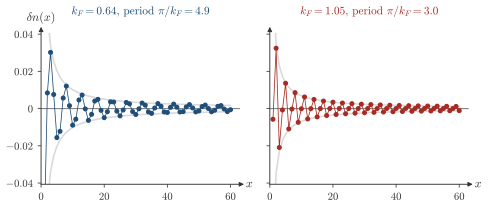

Reproduce this figure in Python.
"""Session 9, Eq. (9.9) in a chain, the density induced by one impurity, from exact diagonalization.

The chain has the hopping -t, the band -2t cos k, 4001 sites and one impurity v0 = t on the middle site, and the
states below the chemical potential mu are filled, mu = -1.6t on the left and -t on the right. The density stays
numpy and not pyqula, since the embedding of pyqula gives the LDOS at one energy, which in a chain does not fall as
1/x (webnotes/conventions/session09.md). Redrawn on 2026-11-22 with numbers on the axes, by the rules of 2026-11-21.
The asserts are the numbers of the caption and of the titles: k_F = 0.64 and 1.05, the periods pi/k_F = 4.9 and 3.0
sites, also from the zero crossings of the points, the power 1.00 of the envelope from a fit beyond 10 sites, the
parameters of the caption, the drawn sites x = 1 to 60, and dn(0) = -0.15 and -0.19 on the impurity site, which is not
drawn."""
import os, sys
sys.path.insert(0, os.path.join(os.path.dirname(os.path.abspath(__file__)), ".."))
import numpy as np
import matplotlib.pyplot as plt
from scipy.linalg import eigh_tridiagonal
import style

N, v0, HOP, MUS = 4001, 1.0, -1.0, (-1.6, -1.0)
c = N // 2
# the caption: a chain of 4001 sites, the impurity v0 = t, the hopping -t, and mu = -1.6t and -t. On an open chain the
# density is the same for either sign of the hopping, so these are asserts of the parameters only
assert N == 4001 and v0 == 1.0 and HOP == -1.0 and MUS == (-1.6, -1.0)


def density(mu, v):
    d = np.zeros(N); d[c] = v
    e, w = eigh_tridiagonal(d, HOP * np.ones(N - 1))
    return (np.abs(w[:, e < mu]) ** 2).sum(axis=1)


def power(xs, y, q):
    """The power p of a fit of y by x^-p (A cos qx + B sin qx), with A and B linear, scanned over p."""
    ps = np.linspace(0.5, 1.5, 1001)
    res = []
    for p in ps:
        M = (xs ** -p)[:, None] * np.array([np.cos(q * xs), np.sin(q * xs)]).T
        cc = np.linalg.lstsq(M, y, rcond=None)[0]
        res.append(np.sum((M @ cc - y) ** 2) / np.sum(y ** 2))
    return ps[int(np.argmin(res))]


fig, axs = plt.subplots(1, 2, figsize=(style.WIDTH_CM * style.CM, 5.2 * style.CM), sharey=True,
                        gridspec_kw=dict(wspace=0.15))
xs = np.arange(1, 61)
assert xs[0] == 1 and xs[-1] == 60                                     # the alt text: the sites x from 1 to 60
res = []
for a, mu, col in zip(axs, MUS, (style.ACCENT, style.BROKEN)):
    dn = density(mu, v0) - density(mu, 0.0)
    y = dn[c + xs]
    assert np.allclose(dn[c + xs], dn[c - xs], atol=1e-12)          # the same on the two sides of the impurity
    kF = np.arccos(-mu / 2)
    far = np.arange(10, 201)
    p = power(far, dn[c + far], 2 * kF)
    s = np.sign(y); z = np.where(s[1:] != s[:-1])[0]
    crossing = 2 * np.diff(z[:20]).mean()
    print(f'mu = {mu}: k_F = {kF:.3f}, pi/k_F = {np.pi / kF:.3f}, from the zero crossings {crossing:.2f}, '
          f'power of the envelope {p:.3f}, dn(0) = {dn[c]:.3f}')
    assert abs(p - 1) < 0.02 and abs(crossing / (np.pi / kF) - 1) < 0.05
    res.append((mu, kF, y, dn[c]))
    C = (np.abs(y[3:]) * xs[3:]).max()
    env = C / xs                                                      # guide, 1/x
    style.guide(a, y=0, color=style.MUTED, lw=0.8)
    a.plot(xs, env, color=style.GRID, lw=1.2, zorder=0); a.plot(xs, -env, color=style.GRID, lw=1.2, zorder=0)
    a.plot(xs, y, 'o-', color=col, ms=2.8, lw=0.6)
    a.set_xlim(0, 63)
    a.set_title(r'$k_F=%.2f$, period $\pi/k_F=%.1f$' % (kF, np.pi / kF), color=col, fontsize=8.5, pad=14)
assert [round(r[1], 2) for r in res] == [0.64, 1.05] and [round(np.pi / r[1], 1) for r in res] == [4.9, 3.0]
Cm = max((np.abs(r[2][3:]) * xs[3:]).max() for r in res)
lim = Cm / 2.5
axs[0].set_ylim(-lim, lim)
assert 0.035 < lim < 0.045, lim
# the caption: only the first site of the left plot, dn = -0.07, lies outside the plotted range
print("first site of the left plot", res[0][2][0]); assert round(res[0][2][0], 2) == -0.07 and res[0][2][0] < -lim
assert np.abs(res[0][2][1:]).max() < lim and np.abs(res[1][2]).max() < lim
# the caption: the impurity site x = 0 is not drawn, and it has dn = -0.15 on the left and -0.19 on the right
assert [round(r[3], 2) for r in res] == [-0.15, -0.19], [r[3] for r in res]
style.arrows(axs[0], xlabel=r'$x$', ylabel=r'$\delta n(x)$', ticks=True)
style.arrows(axs[1], xlabel=r'$x$', ticks=True)
for a in axs:
    a.set_xticks([0, 20, 40, 60])
    a.tick_params(length=2.5, width=0.6, labelsize=8)
    assert a.get_xlim() == (0, 63) and list(a.get_xticks()) == [0, 20, 40, 60]   # the x axis from 0, ticks to 60
axs[0].set_yticks([-0.04, -0.02, 0, 0.02, 0.04])
axs[0].set_yticklabels([r'$-0.04$', r'$-0.02$', r'$0$', r'$0.02$', r'$0.04$'])
axs[1].tick_params(labelleft=False)
style.save(fig, __file__)
